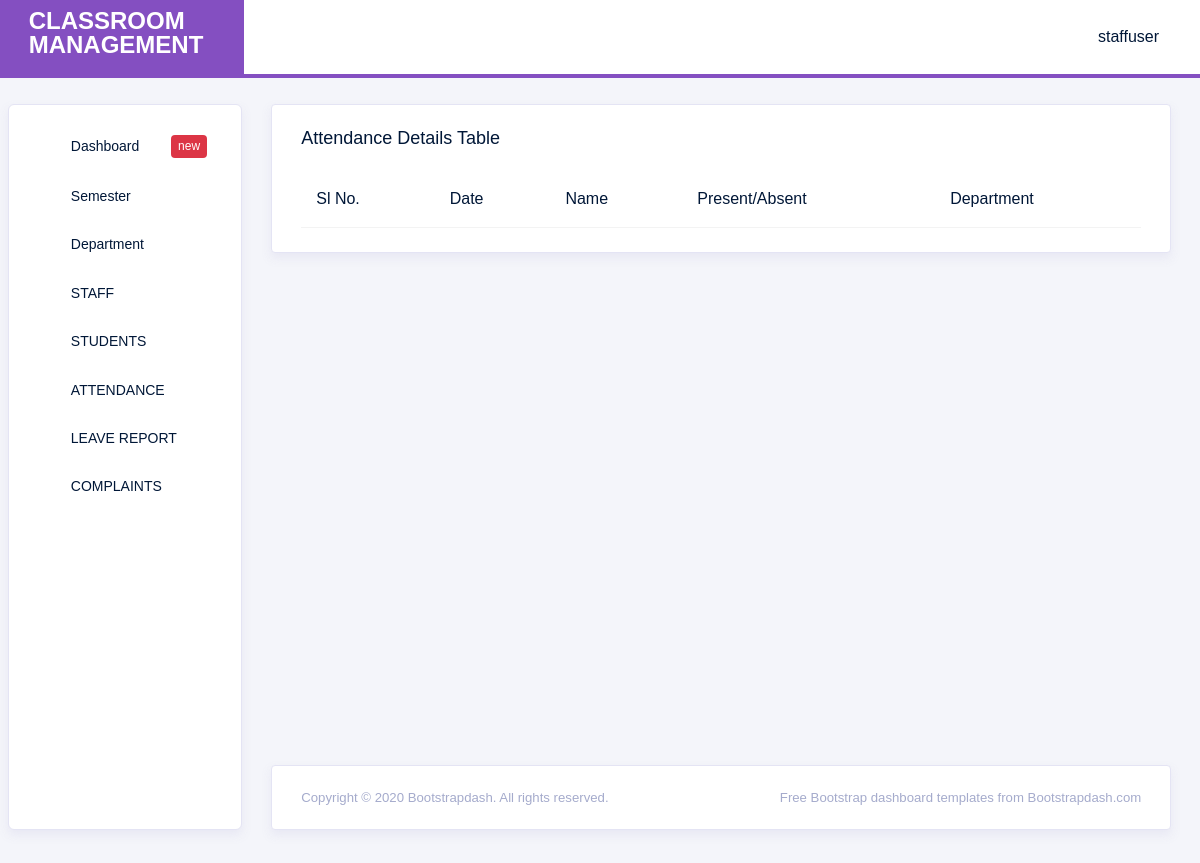
Page /attendance_view_for_staff (signed in) on the earlier database version.
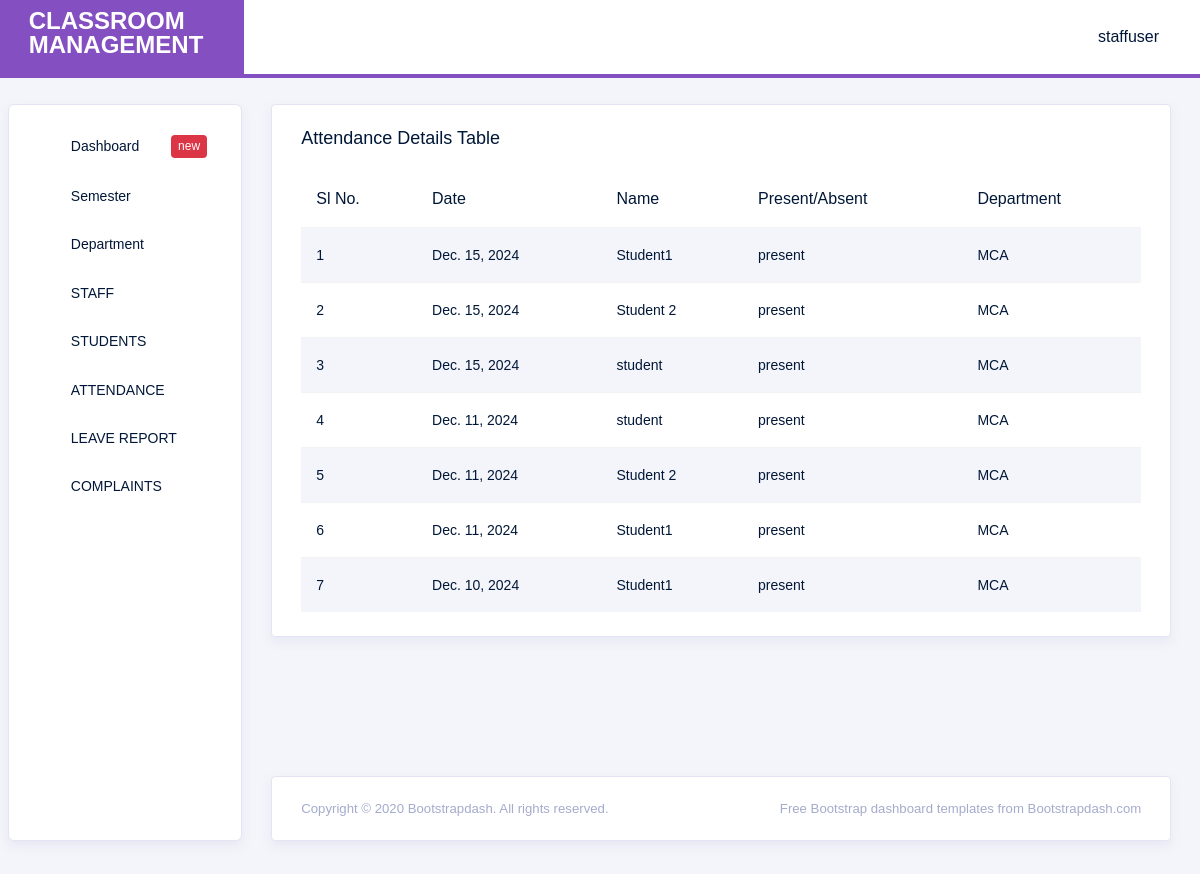
Same page on the later database version.
### classroom_manager_app/models.py (models this page shows)
class Attandance(models.Model):
    date = models.DateField()
    status = models.CharField(choices=ATTENDANCE_STATUS_CHOICES,
                              max_length=20,
                              default='present')
    student = models.ForeignKey(
        Student, on_delete=models.CASCADE,
        related_name='attendance'
    )
    division = models.ForeignKey(
        Division, on_delete=models.CASCADE,
        related_name='attendance'
    )

class Student(models.Model):
    user = models.OneToOneField(CustomUser, on_delete=models.CASCADE,related_name='student',null=True,blank=True)
    name = models.CharField(max_length=100)
    contact = models.CharField(max_length=12, null=True, blank=True)
    parent_contact = models.CharField(max_length=12, null=True, blank=True)
    email = models.EmailField(null=True, blank=True)
    division = models.ForeignKey('Division',
                                 on_delete=models.CASCADE,
                                 related_name='student')
    def __str__(self) -> str:
        return self.name

class Division(models.Model):
    division = models.CharField(max_length=100)
    standard = models.ForeignKey(Standard, on_delete=models.CASCADE, related_name='division')
    staff = models.ForeignKey(Staff, on_delete=models.CASCADE, related_name='divisions')
    def __str__(self) -> str:
        return self.division

### classroom_manager_app/views.py (the view)
# urls.py: path('attendance_view_for_staff', views.attendance_view_for_staff, name='attendance_view_for_staff'),
def attendance_view_for_staff(request):
    attendance = Attandance.objects.filter(division__staff__user=request.user).order_by('-date')
    return render(request, 'attendance_view_for_staff.html', {'attendance': attendance})

### templates/attendance_view_for_staff.html (shortened to what this page needs)
{% extends 'staff_home.html' %}
{% load crispy_forms_tags %}
{% block content %}
<div class="col-lg-12 grid-margin stretch-card">
              <div class="card">
                <div class="card-body">
                  <h4 class="card-title">Attendance Details Table</h4>
                  <div class="table-responsive">
                    <table class="table table-striped">
                      <thead>
                        <tr>
                          <th>
                            Sl No.
                          </th>
                          <th>
                             Date
                          </th>
                          <th>
                            Name
                         </th>
                         <th>
                          Present/Absent
                       </th>
                       <th>
                        Department
                     </th>
                        </tr>
                      </thead>
                      <tbody>
                      {% for i in attendance %}
                        <tr>
                          <td>{{forloop.counter}}</td>
                          <td>{{i.date}}</td>
                          <td>{{i.student}}</td>
                          <td>{{i.status}}</td>
                          <td>{{i.division}}</td>
                          </tr>
                          {% endfor %}
                      </body>
{% endblock %}

Differences in the rows shown:
added Attandance: date "Dec. 15, 2024", student "Student1", status "present", division "MCA"
added Attandance: date "Dec. 15, 2024", student "Student 2", status "present", division "MCA"
added Attandance: date "Dec. 15, 2024", student "student", status "present", division "MCA"
added Attandance: date "Dec. 11, 2024", student "student", status "present", division "MCA"
added Attandance: date "Dec. 11, 2024", student "Student 2", status "present", division "MCA"
added Attandance: date "Dec. 11, 2024", student "Student1", status "present", division "MCA"
added Attandance: date "Dec. 10, 2024", student "Student1", status "present", division "MCA"
